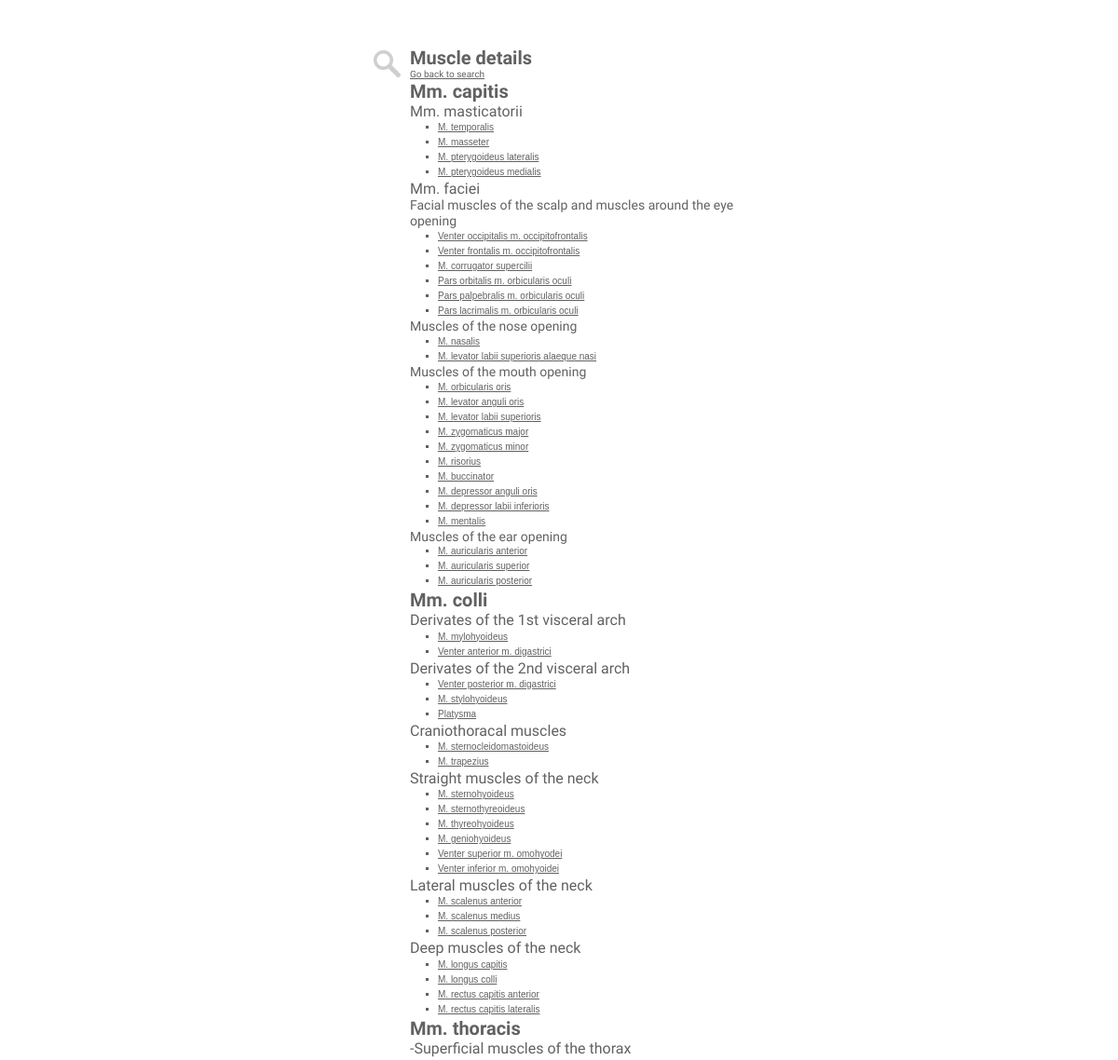
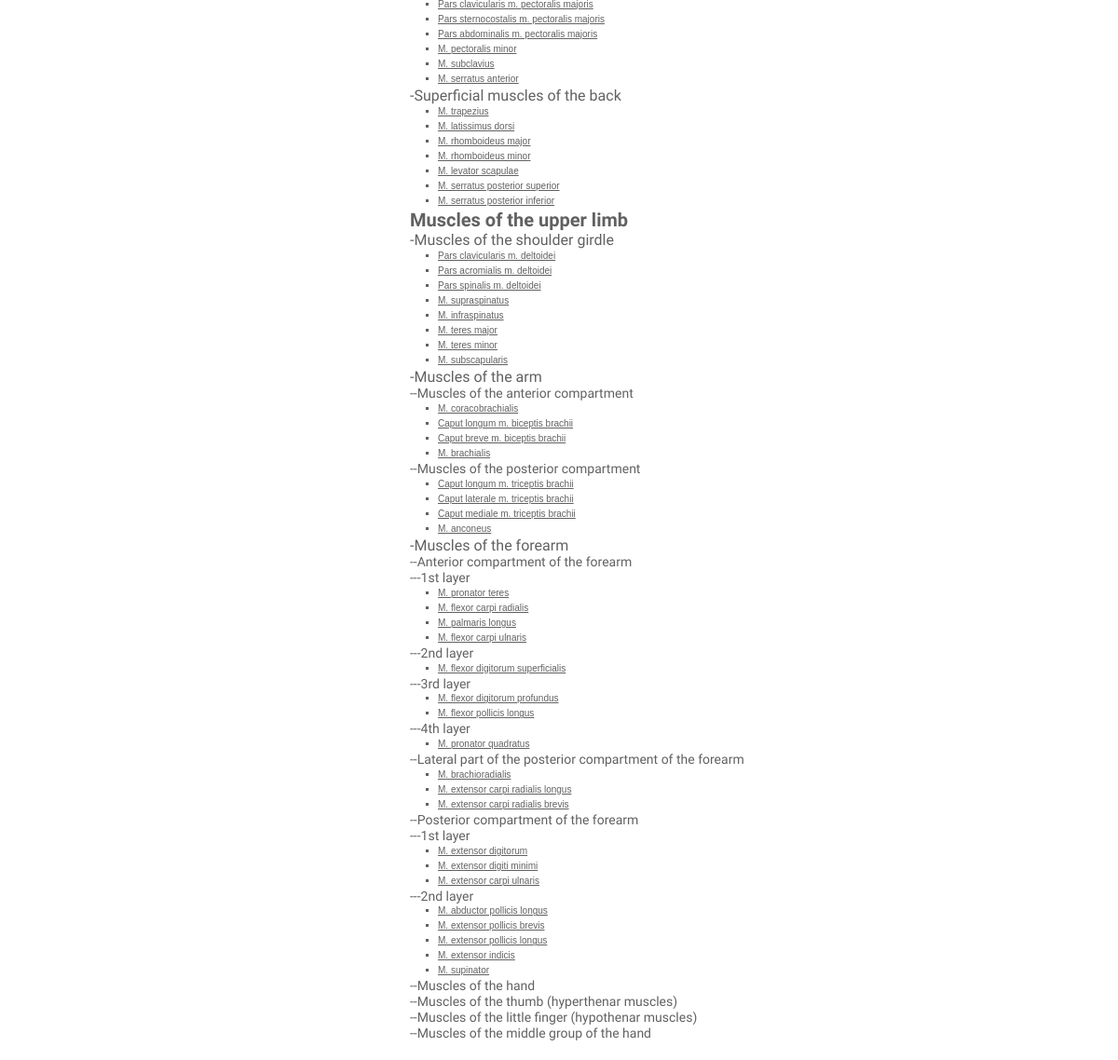
/muscle.php, run on an earlier commit of the app's database (2 pictures, top to bottom).
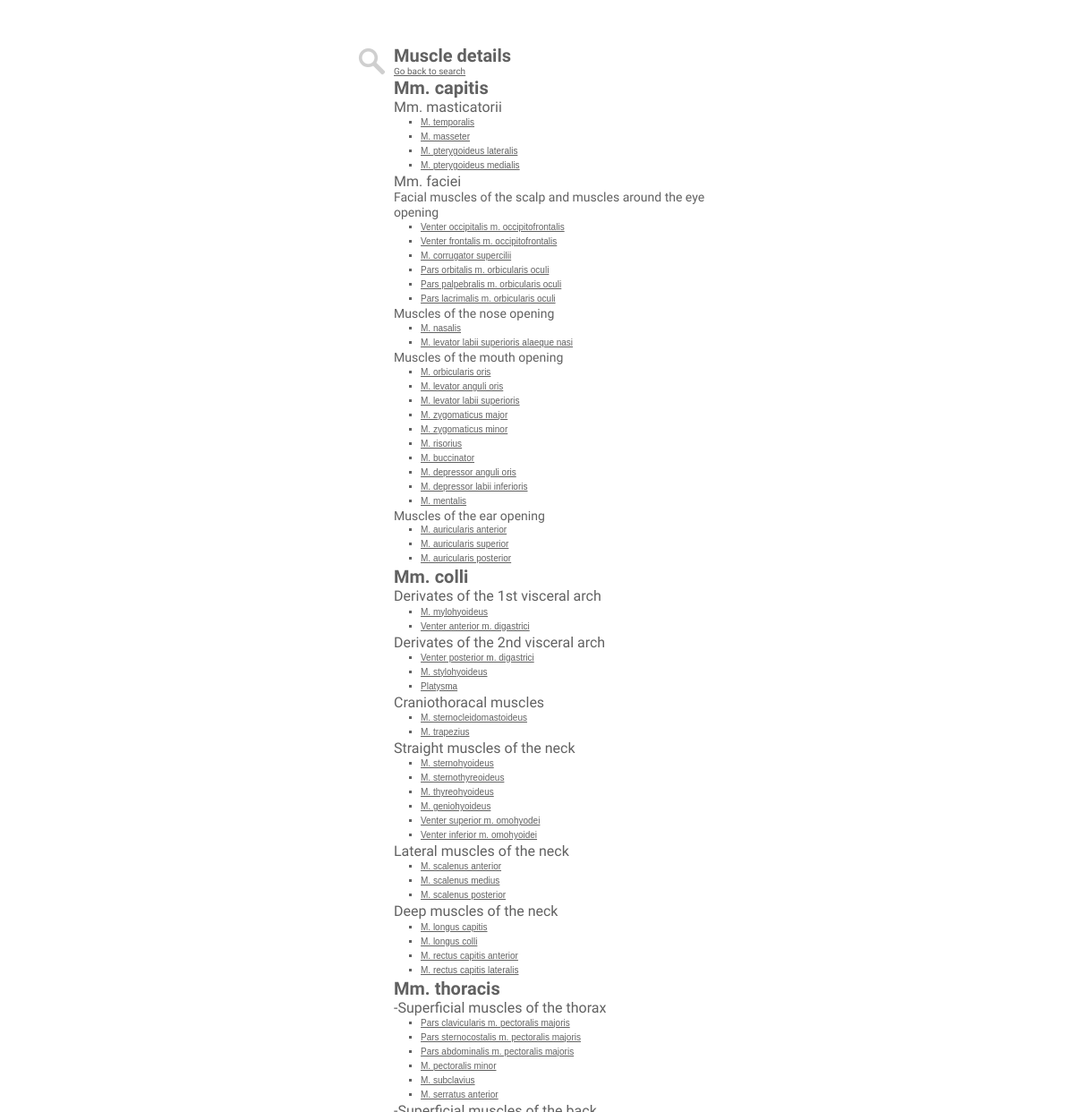
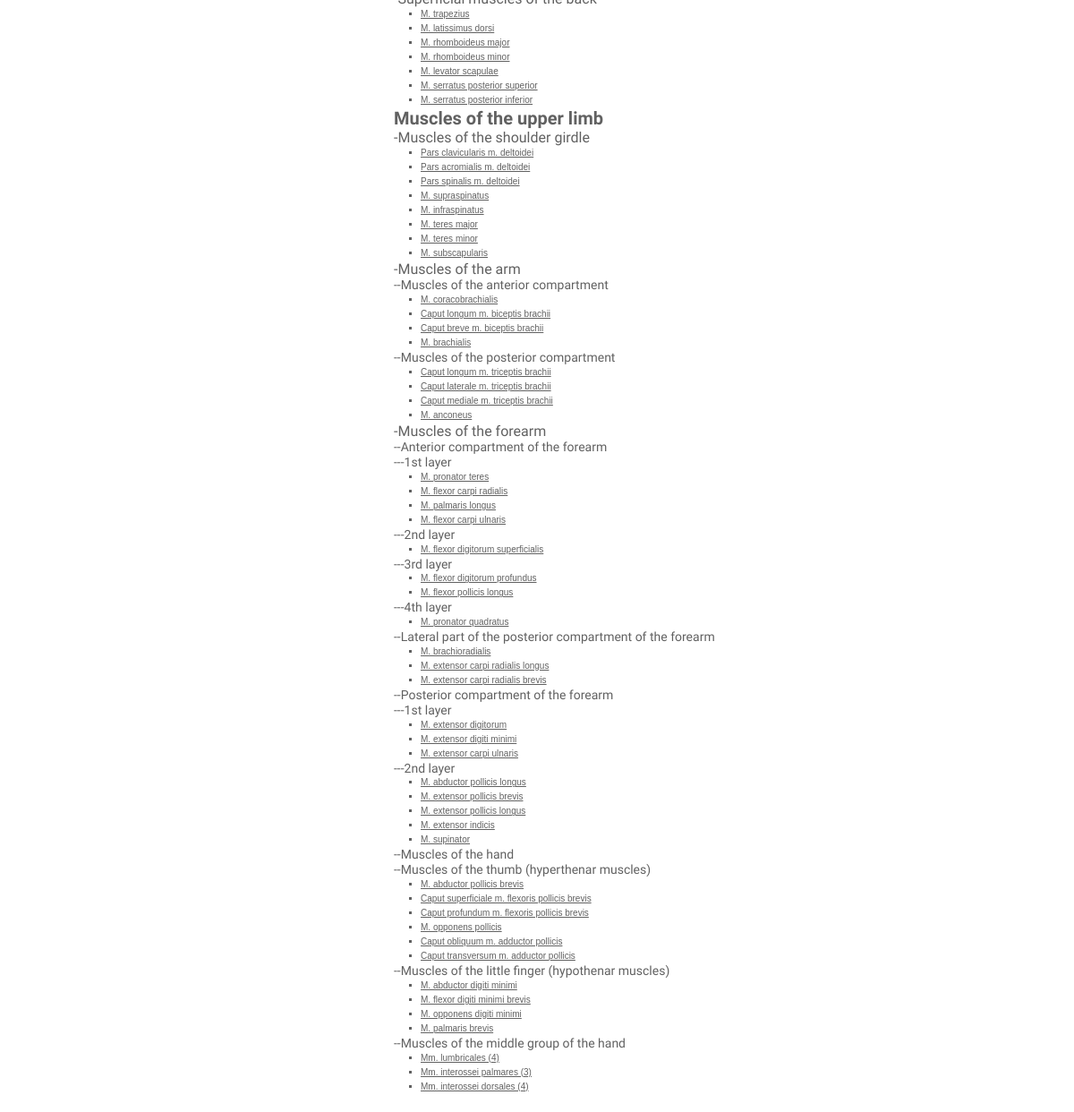
And on a later commit of the database (2 pictures, top to bottom).
### tables this page shows
CREATE TABLE `tbl_muscles` (
  `id` int(5) NOT NULL AUTO_INCREMENT COMMENT 'ID for muscle',
  `lat_name` text NOT NULL COMMENT 'Latin name',
  `name` text NOT NULL COMMENT 'Name (English) for muscle',
  `muscle_group` int(3) NOT NULL,
  `muscle_subgroup` int(3) NOT NULL,
  `muscle_subsubgroup` int(3) NOT NULL,
  `muscle_subsubsubgroup` int(3) NOT NULL,
  `origo` text NOT NULL,
  `insertio` text NOT NULL,
  `functio` text NOT NULL,
  `nerve` text NOT NULL,
  `artery` int(4) NOT NULL,
  `vein` int(4) NOT NULL,
  `image` text NOT NULL COMMENT 'Image path for muscle',
  `comment` text NOT NULL,
  `image_color` text NOT NULL,
  PRIMARY KEY (`id`),
  UNIQUE KEY `id` (`id`)
);

### muscle.php (the view, shortened to what this page needs)
<?php
require_once("db_cred.php");
$db = new mysqli();
$db->connect($dbhost, $dbuser, $dbpass, $dbname);
$db->set_charset("utf8");
function fetchmuscles($id, $subid=0, $subsubid=0, $subsubsubid=0) {
    global $db;
    global $output;
    $sql = 'SELECT * FROM tbl_muscles WHERE muscle_group = '.$id;
    if($subid!=0) $sql .= ' AND muscle_subgroup = '.$subid;
    if($subsubid!=0) $sql.= ' AND muscle_subsubgroup = '.$subsubid;
    if($subsubsubid!=0) $sql.=' AND muscle_subsubsubgroup = '.$subsubsubid;
    $query = $db->query($sql);
    $output .= '<ul id="credits" style="margin-left:70px;">';
    while($muscleresult = $query->fetch_array()) {
        $name = $muscleresult['lat_name'];
        $id = $muscleresult['id'];
        $output .= '<li><a href="muscle.php?m='.$id.'">'.$name.'</a></li>';
    }
    $output .= '</ul>';
}
function h1($title) {
    global $output;
    $output .= '<h1 class="title">'.$title.'</h1>';
}
function h2($title) {
    global $output;
    $output .= '<h2 class="title">'.$title.'</h2>';
}
function h3($title) {
    global $output;
    $output .= '<h3 class="title">'.$title.'</h3>';
}
$search_string = preg_replace("/[^A-Za-z0-9]/", " ", $_GET['m']);
$search_string = $db->real_escape_string($search_string);
if (strlen($search_string) >= 1 && $search_string !== ' ') {
	$html  =  '';
	$html .= '<div class="icon"></div>';
	$html .= '<h2 class="title">Muscle details</h2>';
	$html .= '<h1 class="title">muscleLatName</h1>';
	$html .= '<h4 class="title"><a href="index.php">New search</a></h4>';
	$html .= '<h3 class="title" style="font-style: italic; margin-top: 10px;">muscleEngName</h3>';
	$html .= 'placeholder_Category';
	$html .= '<h3 class="title" style="margin-top: 10px;"><b>Origo:</b> muscleOrigo</h3>';
	$html .= '<h3 class="title"><b>Insertio:</b> muscleInsertio</h3>';
	$html .= '<h3 class="title"><b>Function:</b> muscleFunctio</h3>';
    $html .= '<h3 class="title"><b>Artery:</b> muscleArtery</h3>';
    $html .= '<h3 class="title"><b>Vein:</b> muscleVein</h3>';
	$html .= '<h3 class="title"><b>Nerve:</b> muscleNerve</h3>';
	$html .= 'placeholder_Image';
	$musclesql = 'SELECT * FROM tbl_muscles WHERE id = '.$search_string;
	$musclequery = $db->query($musclesql);
	while($muscleresult = $musclequery->fetch_array()) {
		$musclearray[] = $muscleresult;
	}
	if (isset($musclearray)) {
		foreach ($musclearray as $muscleresult) {
			$muscle_latname = $muscleresult['lat_name'];
			$muscle_engname = $muscleresult['name'];
			$muscle_origo = $muscleresult['origo'];
			$muscle_insertio = $muscleresult['insertio'];
			$muscle_functio = $muscleresult['functio'];
			$muscle_image = $muscleresult['image'];
			$muscle_group = $muscleresult['muscle_group'];
			$muscle_subgroup = $muscleresult['muscle_subgroup'];
			$muscle_subsubgroup = $muscleresult['muscle_subsubgroup'];
			$nervesql = 'SELECT * FROM tbl_nerves WHERE id = '.$muscleresult['nerve'];
			$nervequery = $db->query($nervesql);
			$nerveresult = $nervequery->fetch_array();
			$nerve_id = $nerveresult['id'];
			$nerve_latname = $nerveresult['lat_name'];
			$nerve_name = $nerveresult['name'];
			$nervehtml = '<a href="nerve.php?n='.$nerve_id.'">'.$nerve_latname.' ('.$nerve_name.')</a>';
			$arteriessql = 'SELECT * FROM tbl_arteries WHERE id = '.$muscleresult['artery'];
            $arteryquery = $db->query($arteriessql);
            $arteryresult = $arteryquery->fetch_array();
            $artery_id = $arteryresult['id'];
            $artery_latname = $arteryresult['lat_name'];
            $artery_name = $arteryresult['name'];
            $arteryhtml = '<a href="artery.php?n='.$artery_id.'">'.$artery_latname.' ('.$artery_name.')</a>';
            $veinssql = 'SELECT * FROM tbl_veins WHERE id = '.$muscleresult['vein'];
            $veinquery = $db->query($veinssql);
            $veinresult = $veinquery->fetch_array();
            $vein_id = $veinresult['id'];
            $vein_latname = $veinresult['lat_name'];
            $vein_name = $veinresult['name'];
            $veinhtml = '<a href="vein.php?n='.$vein_id.'">'.$vein_latname.' ('.$vein_name.')</a>';
			$output = str_replace('muscleLatName', $muscle_latname, $html);
			$output = str_replace('muscleEngName', $muscle_engname, $output);
			$output = str_replace('muscleOrigo', $muscle_origo, $output);
			$output = str_replace('muscleInsertio', $muscle_insertio, $output);
			$output = str_replace('muscleFunctio', $muscle_functio, $output);
            $output = str_replace('muscleArtery', $arteryhtml, $output);
            $output = str_replace('muscleVein', $veinhtml, $output);
			$output = str_replace('muscleNerve', $nervehtml, $output);
			$musclegroupsql = 'SELECT * FROM tbl_muscle_groups WHERE id = '.$muscle_group;
			$musclegroupquery = $db->query($musclegroupsql);
			$musclegroupresult = $musclegroupquery->fetch_array();
			$musclegroup_latname = $musclegroupresult['lat_name'];
			$musclegroup_name = $musclegroupresult['name'];
			$group  = '';
			$group .= '<h3 class="title" style="font-style: italic;">'.$musclegroup_latname.' ('.$musclegroup_name.')</h3>';
			if($muscle_subgroup >= 1) {
				$musclesubgroupsql = 'SELECT * FROM tbl_muscle_subgroups WHERE id = '.$muscle_subgroup;
				$musclesubgroupquery = $db->query($musclesubgroupsql);
				$musclesubgroupresult = $musclesubgroupquery->fetch_array();
				$muscle_subgroup_latname = $musclesubgroupresult['lat_name'];
				$muscle_subgroup_name = $musclesubgroupresult['name'];
				$group .= '<h3 class="title" style="font-style: italic;">'.$muscle_subgroup_latname.' ('.$muscle_subgroup_name.')</h3>';
				if($muscle_subsubgroup >= 1) {
					$musclesubsubgroupsql = 'SELECT * FROM tbl_muscle_subsubgroups WHERE id = '.$muscle_subsubgroup;
					$musclesubsubgroupquery = $db->query($musclesubsubgroupsql);
					$musclesubsubgroupresult = $musclesubsubgroupquery->fetch_array();
					$muscle_subsubgroup_latname = $musclesubsubgroupresult['lat_name'];
					$muscle_subsubgroup_name = $musclesubsubgroupresult['name'];
					if($muscle_subsubgroup_latname != 0 && $muscle_subsubgroup_name != 0) {
						$group .= '<h3 class="title" style="font-style: italic;">'.$muscle_subsubgroup_latname.' ('.$muscle_subsubgroup_name.')</h3>';
					} elseif($muscle_subsubgroup_latname != 0 && $muscle_subsubgroup_name == 0) {
						$group .= '<h3 class="title" style="font-style: italic;">'.$muscle_subsubgroup_latname.'</h3>';
					} elseif($muscle_subsubgroup_latname == 0) {
						$group .= '<h3 class="title" style="font-style: italic;">'.$muscle_subsubgroup_name.'</h3>';
					}
				}
				$output = str_replace('placeholder_Category', $group, $output);
				$imagepath = './resources/images/muscles/'.$muscle_image;
				if(strlen($muscle_image) >= 1 && $muscle_image !='0' && file_exists($imagepath)) {
					$imagedata = getimagesize($imagepath);
					$imagewidth = $imagedata[0];
					if($imagewidth>300) $imagewidth = 300;
					$image = '<p align="left" style="margin-top: 20px; margin-left: 35px;"><a href="'.$imagepath.'"><img src='.$imagepath.' width="'.$imagewidth.'"></a></p>';
					$output = str_replace('placeholder_Image', $image, $output);
				} else {
					$output = str_replace('placeholder_Image', '', $output);
				}
			}
		}
	} else {
		header("Location: index.php");
	}
} else {
	$output  =  '';
	$output .= '<div class="icon"></div>';
	$output .= '<h1 class="title">Muscle details</h1>';
        $output .= '<h5 class="err"><a href="index.php">Go back to search</a></h5>';
    h1('Mm. capitis');
    h2('Mm. masticatorii');
    fetchmuscles(1,1,0);
    h3('Facial muscles of the scalp and muscles around the eye opening');
    fetchmuscles(1,2,1);
    fetchmuscles(1,2,2);
    fetchmuscles(1,2,3);
    fetchmuscles(1,2,4);
    fetchmuscles(2,3,0);
    fetchmuscles(2,4,0);
    fetchmuscles(2,5,0);
    fetchmuscles(2,6,0);
    fetchmuscles(2,7,0);
    fetchmuscles(2,8,0);
    fetchmuscles(3,9,0);
    fetchmuscles(3,16,0);
    fetchmuscles(4,12,0);
    fetchmuscles(4,13,8);
    fetchmuscles(4,13,9);
    fetchmuscles(4,14,10,1);
    fetchmuscles(4,14,10,2);
    fetchmuscles(4,14,10,3);
    fetchmuscles(4,14,10,4);
    fetchmuscles(4,14,11);
    fetchmuscles(4,14,12,5);
    fetchmuscles(4,14,12,6);
    fetchmuscles(4,15,13);
    fetchmuscles(4,15,14);
    fetchmuscles(4,15,15);
}
?>
<!DOCTYPE HTML>
<html>
<head>
	<link href="./resources/style/style.css" rel="stylesheet" type="text/css" />
</head>
<body>
	<div id="main">
		<?php
        echo $output;
        ?>
        </div>
</body>
</html>

### resources/style/style.css (style rules this page uses)
html, body, div, span, applet, object, iframe, h1, h2, h3, h4, h5, h6, p, blockquote, pre, a, abbr, acronym, address, big, cite, code, del, dfn, em, img, ins, kbd, q, s, samp, small, strike, strong, sub, sup, tt, var, u, i, center, dl, dt, dd, ol, ul, li, fieldset, form, label, legend, table, caption, tbody, tfoot, thead, tr, th, td, article, aside, canvas, details, embed, figure, figcaption, footer, header, hgroup, menu, nav, output, ruby, section, summary, time, mark, audio, video { margin: 0; padding: 0; border: 0; font-size: 100%; font: inherit; vertical-align: baseline; font-weight: normal; -webkit-font-smoothing: antialiased; }
body { line-height: 1; }
ol, ul { list-style: none; }
a { outline: none; text-decoration: none; color: #616161; text-decoration: underline; }
h1 { font-family: 'PT Sans', Verdana, Arial, sans-serif; font-weight: bold; line-height: 1.6em; color: #616161; text-decoration: none; font-size: 20px; }
h2 { font-family: 'PT Sans', Verdana, Arial, sans-serif; line-height: 1.6em; color: #616161; text-decoration: none; font-size: 16px }
h3 { font-family: 'PT Sans', Verdana, Arial, sans-serif; line-height: 1.6em; color: #616161; text-decoration: none; font-size: 14px; }
h5 { font-family: 'PT Sans', Verdana, Arial, sans-serif; line-height: 1.6em; color: #ababab; text-decoration: none; font-size: 10px; }
div#main { width: 400px; margin: 50px auto 20px auto; }
.title { line-height: 1.2em; position: relative; margin-left: 40px; }
.err { line-height: 1.2em; position: relative; margin-left: 40px; color: red; }
div.icon { margin-top: 4px; float: left; width: 31px; height: 30px; background-image: url(../images/magnify.gif); background-repeat: no-repeat; -webkit-transition-property: background-position, color; -webkit-transition-duration: .2s, .1s; -webkit-transition-timing-function: linear, linear; -moz-transition-property: background-position, color; -moz-transition-duration: .2s, .1s; -ms-transition-duration: .2s, .1s; -ms-transition-timing-property: linear, linear; -o-transition-property: background-position, color; -o-transition-duration: .2s, .1s; -o-transition-timing-property: linear, linear; transition-property: background-position, color; transition-duration: .2s, .1s; transition-timing-property: linear, linear; }
ul#credits, li#credits { list-style-type: square; font-family: Verdana, Arial, sans-serif; line-height: 1.6em; color: #616161; font-size: 10px; }

What changed in the data, as far as the page shows it:
added tbl_muscles: lat_name "M. abductor pollicis brevis"
added tbl_muscles: lat_name "Caput superficiale m. flexoris pollicis brevis"
added tbl_muscles: lat_name "Caput profundum m. flexoris pollicis brevis"
added tbl_muscles: lat_name "M. opponens pollicis"
added tbl_muscles: lat_name "Caput obliquum m. adductor pollicis"
added tbl_muscles: lat_name "Caput transversum m. adductor pollicis"
added tbl_muscles: lat_name "M. abductor digiti minimi"
added tbl_muscles: lat_name "M. flexor digiti minimi brevis"
added tbl_muscles: lat_name "M. opponens digiti minimi"
added tbl_muscles: lat_name "M. palmaris brevis"
added tbl_muscles: lat_name "Mm. lumbricales (4)"
added tbl_muscles: lat_name "Mm. interossei palmares (3)"
added tbl_muscles: lat_name "Mm. interossei dorsales (4)"
